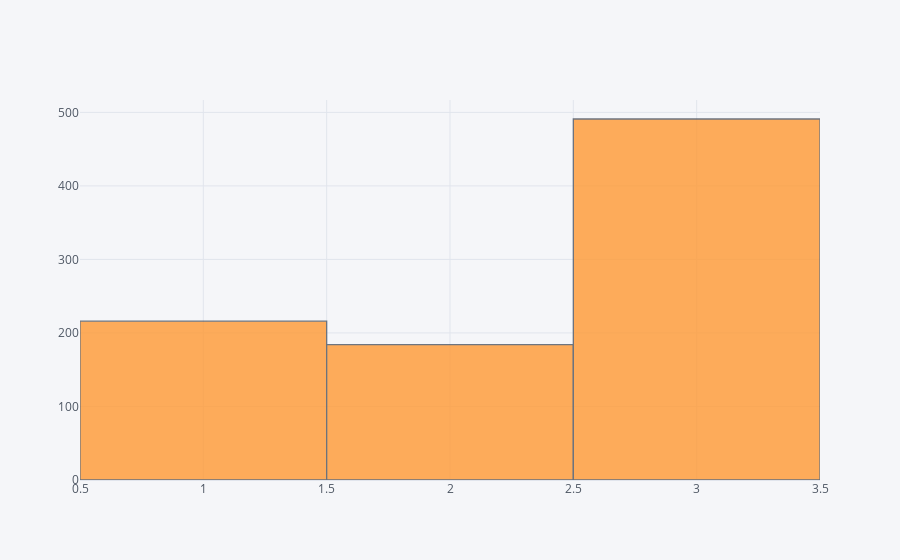

The code cell stored with this chart in its notebook:
### Markdown cell above
Plote um histograma interativo para a coluna PClass do conjunto de dados titânico.

### Code cell
titanic_data = pd.read_csv("titanic_data.csv")

titanic_data['Pclass'].iplot(kind='hist')

### Figure 1 — Plotly figure (JSON) as saved in the notebook; plotly's stock layout.template omitted (floating-point values rounded to 4 significant figures; data arrays with more than 128 entries replaced by an {"elided": "..."} marker saying what was removed)
{"data": [{"histfunc": "count", "histnorm": "", "marker": {"color": "rgba(255, 153, 51, 1.0)", "line": {"color": "#4D5663", "width": 1.3}}, "name": "Pclass", "opacity": 0.8, "orientation": "v", "type": "histogram", "x": {"elided": "891 int values"}}], "layout": {"barmode": "overlay", "legend": {"bgcolor": "#F5F6F9", "font": {"color": "#4D5663"}}, "paper_bgcolor": "#F5F6F9", "plot_bgcolor": "#F5F6F9", "title": {"font": {"color": "#4D5663"}}, "xaxis": {"gridcolor": "#E1E5ED", "showgrid": true, "tickfont": {"color": "#4D5663"}, "title": {"font": {"color": "#4D5663"}, "text": ""}, "zerolinecolor": "#E1E5ED"}, "yaxis": {"gridcolor": "#E1E5ED", "showgrid": true, "tickfont": {"color": "#4D5663"}, "title": {"font": {"color": "#4D5663"}, "text": ""}, "zerolinecolor": "#E1E5ED"}}}
